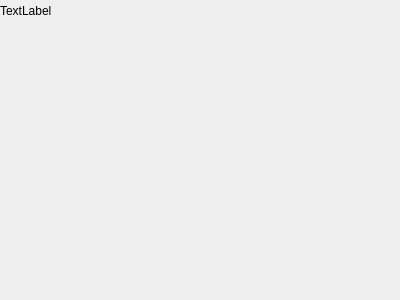
<?xml version="1.0" encoding="UTF-8"?>
<ui version="4.0">
 <class>CRItem</class>
 <widget class="QWidget" name="CRItem">
  <property name="geometry">
   <rect>
    <x>0</x>
    <y>0</y>
    <width>400</width>
    <height>300</height>
   </rect>
  </property>
  <property name="windowTitle">
   <string>Form</string>
  </property>
  <widget class="QLabel" name="label">
   <property name="geometry">
    <rect>
     <x>0</x>
     <y>0</y>
     <width>81</width>
     <height>21</height>
    </rect>
   </property>
   <property name="text">
    <string>TextLabel</string>
   </property>
  </widget>
  <widget class="QLabel" name="label_2">
   <property name="geometry">
    <rect>
     <x>40</x>
     <y>20</y>
     <width>341</width>
     <height>71</height>
    </rect>
   </property>
   <property name="text">
    <string/>
   </property>
  </widget>
 </widget>
 <resources/>
 <connections/>
</ui>
